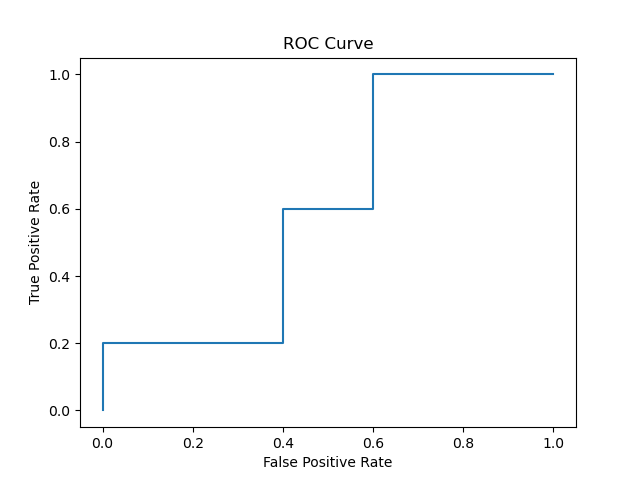

Write Python code to recreate this figure.
'''
*Copyright (c) 2022 All rights reserved
*@description: roc curve
*@author: Zhixing Lu
*@date: 2022-04-30
*@email: [email redacted]
*@Github: luzhixing12345
'''

# ROC: https://zhuanlan.zhihu.com/p/53015815

def load_data():
    
    data = [
        ['P',0.96],
        ['P',0.50],
        ['N',0.7],
        ['P',0.6],
        ['P',0.55],
        ['N',0.63],
        ['N',0.53],
        ['P',0.51],
        ['N',0.3],
        ['N',0.4]
    ]
    return data

def draw_roc(data):
        
    # calculate the true positive rate and false positive rate
    tpr = []
    fpr = []
    
    for rate in range(1,100):
        rate = rate / 100
        tp = 0
        fp = 0
        fn = 0
        tn = 0
        for i in range(len(data)):
            if data[i][1] >= rate:
                if data[i][0] == 'P':
                    tp += 1
                else:
                    fp += 1
            else:
                if data[i][0] == 'P':
                    fn += 1
                else:
                    tn += 1
        tpr.append(tp / (tp + fn))
        fpr.append(fp / (fp + tn))

    roc_curve = []
    for i in range(len(tpr)):
        roc_curve.append([fpr[i],tpr[i]])
    # draw the roc curve
    draw_tree(roc_curve)


def draw_tree(roc_curve):
    
    import numpy as np
    roc_curve = np.array(roc_curve)
    # draw the roc curve
    import matplotlib.pyplot as plt
    plt.plot(roc_curve[:,0],roc_curve[:,1])
    plt.xlabel('False Positive Rate')
    plt.ylabel('True Positive Rate')
    plt.title('ROC Curve')
    plt.savefig('roc.png')
    plt.show()


def main():
    
    data = load_data()
    draw_roc(data)




if __name__ == '__main__':
    main()

